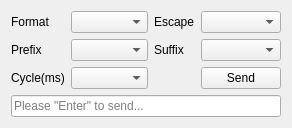
<?xml version="1.0" encoding="UTF-8"?>
<ui version="4.0">
 <class>UserInputUi</class>
 <widget class="QWidget" name="UserInputUi">
  <property name="geometry">
   <rect>
    <x>0</x>
    <y>0</y>
    <width>292</width>
    <height>128</height>
   </rect>
  </property>
  <property name="windowTitle">
   <string notr="true">Form</string>
  </property>
  <layout class="QGridLayout" name="gridLayout">
   <item row="1" column="0">
    <widget class="QLabel" name="label">
     <property name="sizePolicy">
      <sizepolicy hsizetype="Fixed" vsizetype="Preferred">
       <horstretch>0</horstretch>
       <verstretch>0</verstretch>
      </sizepolicy>
     </property>
     <property name="text">
      <string>Prefix</string>
     </property>
    </widget>
   </item>
   <item row="0" column="1">
    <widget class="QComboBox" name="comboBoxFormat"/>
   </item>
   <item row="2" column="3">
    <widget class="QPushButton" name="pushButtonSend">
     <property name="text">
      <string>Send</string>
     </property>
    </widget>
   </item>
   <item row="0" column="0">
    <widget class="QLabel" name="label_2">
     <property name="sizePolicy">
      <sizepolicy hsizetype="Fixed" vsizetype="Preferred">
       <horstretch>0</horstretch>
       <verstretch>0</verstretch>
      </sizepolicy>
     </property>
     <property name="text">
      <string>Format</string>
     </property>
    </widget>
   </item>
   <item row="1" column="2">
    <widget class="QLabel" name="label_3">
     <property name="sizePolicy">
      <sizepolicy hsizetype="Fixed" vsizetype="Preferred">
       <horstretch>0</horstretch>
       <verstretch>0</verstretch>
      </sizepolicy>
     </property>
     <property name="text">
      <string>Suffix</string>
     </property>
    </widget>
   </item>
   <item row="1" column="3">
    <widget class="QComboBox" name="comboBoxSuffix"/>
   </item>
   <item row="1" column="1">
    <widget class="QComboBox" name="comboBoxPrefix"/>
   </item>
   <item row="3" column="0" colspan="4">
    <widget class="QLineEdit" name="lineEditInput">
     <property name="placeholderText">
      <string>Please &quot;Enter&quot; to send...</string>
     </property>
    </widget>
   </item>
   <item row="0" column="2">
    <widget class="QLabel" name="label_4">
     <property name="sizePolicy">
      <sizepolicy hsizetype="Fixed" vsizetype="Preferred">
       <horstretch>0</horstretch>
       <verstretch>0</verstretch>
      </sizepolicy>
     </property>
     <property name="text">
      <string>Escape</string>
     </property>
    </widget>
   </item>
   <item row="2" column="0">
    <widget class="QLabel" name="label_5">
     <property name="sizePolicy">
      <sizepolicy hsizetype="Fixed" vsizetype="Preferred">
       <horstretch>0</horstretch>
       <verstretch>0</verstretch>
      </sizepolicy>
     </property>
     <property name="text">
      <string>Cycle(ms)</string>
     </property>
    </widget>
   </item>
   <item row="2" column="1">
    <widget class="QComboBox" name="comboBoxTiming"/>
   </item>
   <item row="0" column="3">
    <widget class="QComboBox" name="comboBoxEscape"/>
   </item>
  </layout>
 </widget>
 <resources/>
 <connections/>
</ui>
